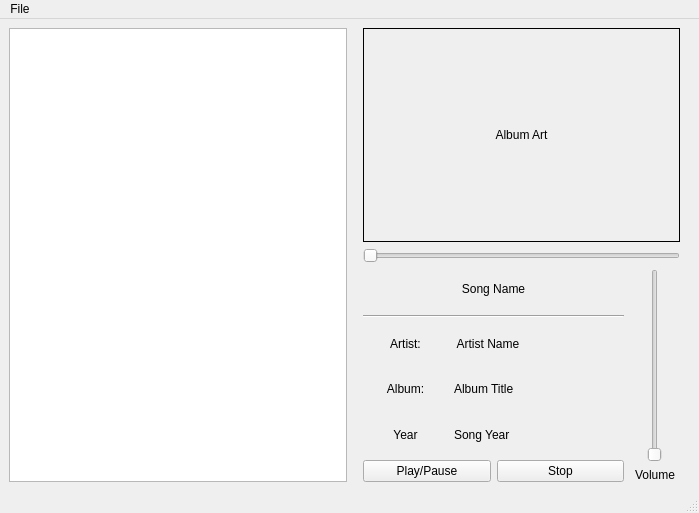
<?xml version="1.0" encoding="UTF-8"?>
<ui version="4.0">
 <class>MainWindow</class>
 <widget class="QMainWindow" name="MainWindow">
  <property name="geometry">
   <rect>
    <x>0</x>
    <y>0</y>
    <width>699</width>
    <height>513</height>
   </rect>
  </property>
  <property name="windowTitle">
   <string>MainWindow</string>
  </property>
  <widget class="QWidget" name="centralwidget">
   <layout class="QVBoxLayout" name="verticalLayout_4">
    <item>
     <layout class="QHBoxLayout" name="horizontalLayout_3">
      <item>
       <widget class="QListWidget" name="songListWidget">
        <property name="minimumSize">
         <size>
          <width>300</width>
          <height>0</height>
         </size>
        </property>
       </widget>
      </item>
      <item>
       <layout class="QVBoxLayout" name="verticalLayout_2" stretch="1,0,1">
        <property name="leftMargin">
         <number>10</number>
        </property>
        <property name="rightMargin">
         <number>10</number>
        </property>
        <item>
         <widget class="QLabel" name="labelAlbumArt">
          <property name="frameShape">
           <enum>QFrame::Panel</enum>
          </property>
          <property name="text">
           <string>Album Art</string>
          </property>
          <property name="alignment">
           <set>Qt::AlignCenter</set>
          </property>
          <property name="margin">
           <number>0</number>
          </property>
         </widget>
        </item>
        <item>
         <widget class="QSlider" name="positionSlider">
          <property name="orientation">
           <enum>Qt::Horizontal</enum>
          </property>
         </widget>
        </item>
        <item>
         <layout class="QHBoxLayout" name="horizontalLayout_2">
          <property name="sizeConstraint">
           <enum>QLayout::SetMinimumSize</enum>
          </property>
          <item>
           <layout class="QVBoxLayout" name="verticalLayout">
            <item>
             <widget class="QLabel" name="labelSong">
              <property name="layoutDirection">
               <enum>Qt::LeftToRight</enum>
              </property>
              <property name="text">
               <string>Song Name</string>
              </property>
              <property name="alignment">
               <set>Qt::AlignCenter</set>
              </property>
             </widget>
            </item>
            <item>
             <widget class="Line" name="line">
              <property name="orientation">
               <enum>Qt::Horizontal</enum>
              </property>
             </widget>
            </item>
            <item>
             <layout class="QHBoxLayout" name="horizontalLayout_5" stretch="1,2">
              <item>
               <widget class="QLabel" name="label_2">
                <property name="text">
                 <string>Artist:</string>
                </property>
                <property name="alignment">
                 <set>Qt::AlignCenter</set>
                </property>
               </widget>
              </item>
              <item>
               <widget class="QLabel" name="labelArtist">
                <property name="text">
                 <string> Artist Name</string>
                </property>
                <property name="alignment">
                 <set>Qt::AlignLeading|Qt::AlignLeft|Qt::AlignVCenter</set>
                </property>
               </widget>
              </item>
             </layout>
            </item>
            <item>
             <layout class="QHBoxLayout" name="horizontalLayout_4" stretch="1,2">
              <item>
               <widget class="QLabel" name="label">
                <property name="text">
                 <string>Album:</string>
                </property>
                <property name="alignment">
                 <set>Qt::AlignCenter</set>
                </property>
               </widget>
              </item>
              <item>
               <widget class="QLabel" name="labelAlbumTitle">
                <property name="text">
                 <string>Album Title</string>
                </property>
                <property name="alignment">
                 <set>Qt::AlignLeading|Qt::AlignLeft|Qt::AlignVCenter</set>
                </property>
               </widget>
              </item>
             </layout>
            </item>
            <item>
             <layout class="QHBoxLayout" name="horizontalLayout_6" stretch="1,2">
              <item>
               <widget class="QLabel" name="label_3">
                <property name="text">
                 <string>Year</string>
                </property>
                <property name="alignment">
                 <set>Qt::AlignCenter</set>
                </property>
               </widget>
              </item>
              <item>
               <widget class="QLabel" name="labelYear">
                <property name="text">
                 <string>Song Year</string>
                </property>
               </widget>
              </item>
             </layout>
            </item>
            <item>
             <layout class="QHBoxLayout" name="horizontalLayout">
              <item>
               <widget class="QPushButton" name="btnPlayPause">
                <property name="text">
                 <string>Play/Pause</string>
                </property>
               </widget>
              </item>
              <item>
               <widget class="QPushButton" name="btnStop">
                <property name="text">
                 <string>Stop</string>
                </property>
               </widget>
              </item>
             </layout>
            </item>
           </layout>
          </item>
          <item>
           <layout class="QVBoxLayout" name="verticalLayout_3">
            <item>
             <widget class="QSlider" name="sliderVolume">
              <property name="minimumSize">
               <size>
                <width>50</width>
                <height>0</height>
               </size>
              </property>
              <property name="layoutDirection">
               <enum>Qt::LeftToRight</enum>
              </property>
              <property name="sliderPosition">
               <number>0</number>
              </property>
              <property name="orientation">
               <enum>Qt::Vertical</enum>
              </property>
              <property name="tickPosition">
               <enum>QSlider::NoTicks</enum>
              </property>
             </widget>
            </item>
            <item>
             <widget class="QLabel" name="labelVolume">
              <property name="text">
               <string>Volume</string>
              </property>
              <property name="alignment">
               <set>Qt::AlignCenter</set>
              </property>
             </widget>
            </item>
           </layout>
          </item>
         </layout>
        </item>
       </layout>
      </item>
     </layout>
    </item>
   </layout>
  </widget>
  <widget class="QMenuBar" name="menubar">
   <property name="geometry">
    <rect>
     <x>0</x>
     <y>0</y>
     <width>699</width>
     <height>23</height>
    </rect>
   </property>
   <widget class="QMenu" name="menuFile">
    <property name="title">
     <string>File</string>
    </property>
    <addaction name="actionOpen"/>
   </widget>
   <addaction name="menuFile"/>
  </widget>
  <widget class="QStatusBar" name="statusbar"/>
  <action name="actionOpen">
   <property name="text">
    <string>Open</string>
   </property>
  </action>
 </widget>
 <resources/>
 <connections/>
</ui>
